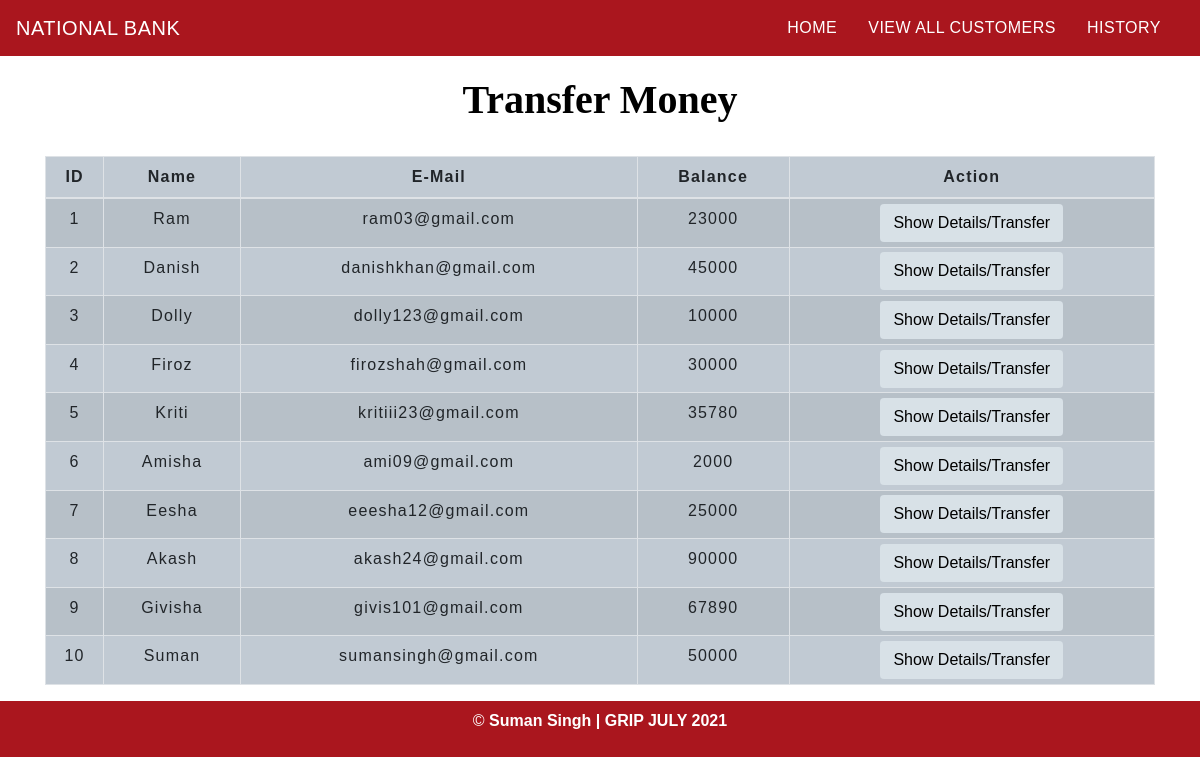
The app's page /transfermoney.php with its own data.
### tables this page shows
CREATE TABLE `users_details` (
  `id` int(5) NOT NULL,
  `name` varchar(100) NOT NULL,
  `email` varchar(150) NOT NULL,
  `balance` int(10) NOT NULL
);

### transfermoney.php (the view, shortened to what this page needs)
<!DOCTYPE html>
<html lang="en">
<head>
    <link rel="stylesheet" href="https://maxcdn.bootstrapcdn.com/bootstrap/4.0.0/css/bootstrap.min.css">
</head>
<body>
<?php
    include 'config.php';
    $sql = "SELECT * FROM users_details";
    $result = mysqli_query($conn,$sql);
?>
<?php
  include 'navbar.php';
?>
<div class="container">
        <h2 class="text-center">Transfer Money</h2>
        <br>
            <div class="row">
                <div class="col">
                    <div class="table-responsive-sm">
                    <table class="table table-hover table-sm table-striped table-condensed table-bordered">
                        <thead>
                            <tr>
                            <th scope="col" class="text-center py-2">ID</th>
                            <th scope="col" class="text-center py-2">Name</th>
                            <th scope="col" class="text-center py-2">E-Mail</th>
                            <th scope="col" class="text-center py-2">Balance</th>
                            <th scope="col" class="text-center py-2">Action</th>
                            </tr>
                        </thead>
                        <tbody>
                <?php
                    while($rows=mysqli_fetch_assoc($result)){
                ?>
                    <tr>
                        <td class="py-2"><?php echo $rows['id'] ?></td>
                        <td class="py-2"><?php echo $rows['name']?></td>
                        <td class="py-2"><?php echo $rows['email']?></td>
                        <td class="py-2"><?php echo $rows['balance']?></td>
                        <td><a href="selecteduserdetail.php?id= <?php echo $rows['id'] ;?>"> <button type="button" class="btn">Show Details/Transfer</button></a></td>
                    </tr>
                <?php
                    }
                ?>
                        </tbody>
                    </table>
                    </div>
                </div>
            </div>
         </div>
         <footer class="text-center py-2">
      <p> &#xa9;<a href="https://www.linkedin.com/in/suman-singh-3501/" target="_blank">
           <b>Suman Singh | GRIP JULY 2021</b></a> </p>
      </footer>
</body>
</html>

### transfermoney.php (style rules this page uses)
* { padding: 0; margin: 0; box-sizing: border-box; font-family: Arial; }
h2 { font-size: 40px; }
table { letter-spacing: 1.2px; }
.table-striped { background-color: #c1cad3 ; }
td { text-align: center; }
button { border:none; background:#d8e1e7 ; transition: 1s; }
footer { background: #aa161e; }
h2 { color:black; font-family: 'Comic Sans', cursive; text-align:center; font-weight:bold; margin-top: 20px; }
p { color: white; }
a:link { color: white; }

### records on screen
users_details: id "1", name "Ram", email "ram03@gmail.com", balance "23000"
users_details: id "2", name "Danish", email "danishkhan@gmail.com", balance "45000"
users_details: id "3", name "Dolly", email "dolly123@gmail.com", balance "10000"
users_details: id "4", name "Firoz", email "firozshah@gmail.com", balance "30000"
users_details: id "5", name "Kriti", email "kritiii23@gmail.com", balance "35780"
users_details: id "6", name "Amisha", email "ami09@gmail.com", balance "2000"
users_details: id "7", name "Eesha", email "eeesha12@gmail.com", balance "25000"
users_details: id "8", name "Akash", email "akash24@gmail.com", balance "90000"
users_details: id "9", name "Givisha", email "givis101@gmail.com", balance "67890"
users_details: id "10", name "Suman", email "sumansingh@gmail.com", balance "50000"
